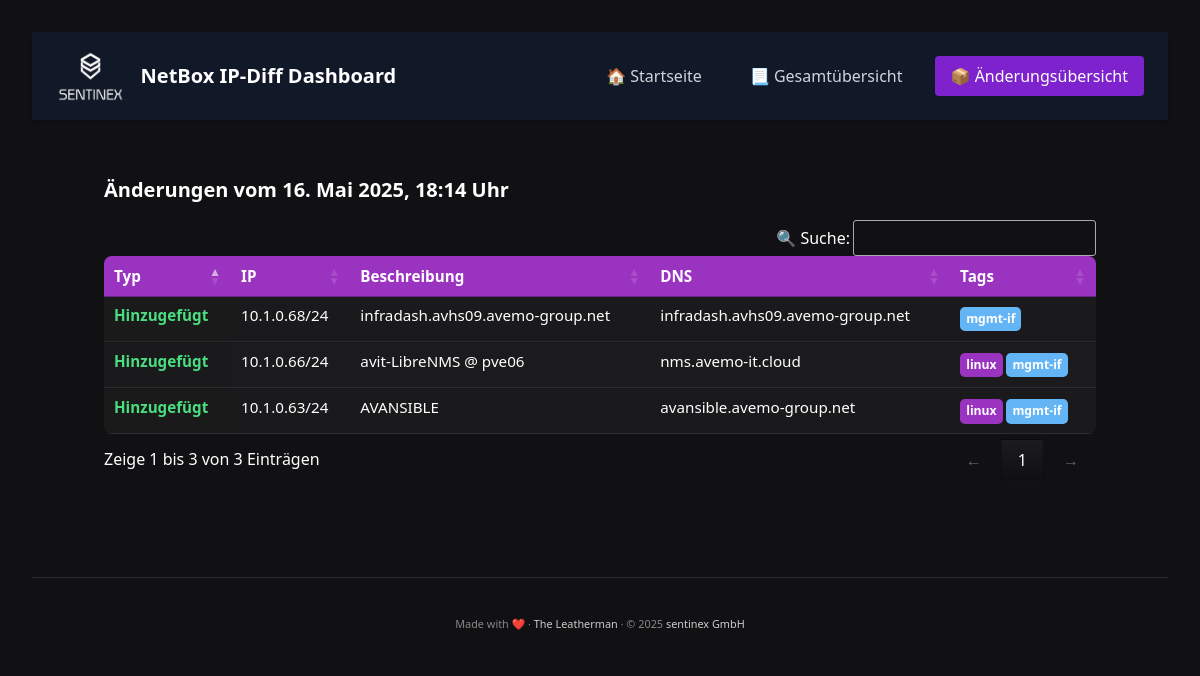
Page /diffs on the committed database.
### tables this page shows
CREATE TABLE ip_records (
    id INTEGER PRIMARY KEY AUTOINCREMENT,
    snapshot_date TEXT,
    ip TEXT,
    description TEXT,
    dns_name TEXT,
    tags TEXT
);

### app.py (the view)
@app.route("/diffs")
def diffs():
    dates = get_snapshot_dates()
    selected_date = request.args.get("date") or (dates[0] if dates else None)
    readable_date = format_datetime(selected_date)
    diff_data = get_diff_by_date(selected_date)
    return render_template("diffs.html", diff=diff_data, dates=dates, selected_date=selected_date, readable_date=readable_date, year=datetime.now().year, active_page="diffs")

### app.py (called while the page is built)
def get_snapshot_dates():
    conn = sqlite3.connect(DB_PATH)
    c = conn.cursor()
    c.execute("SELECT DISTINCT snapshot_date FROM ip_records ORDER BY snapshot_date DESC")
    dates = [r[0] for r in c.fetchall()]
    conn.close()
    return dates

def get_diff_by_date(date):
    conn = sqlite3.connect(DB_PATH)
    c = conn.cursor()
    c.execute("SELECT diff_json FROM ip_diffs WHERE compare_date = ?", (date,))
    result = c.fetchone()
    conn.close()
    return json.loads(result[0]) if result else {}

def format_datetime(iso_string):
    try:
        dt = datetime.fromisoformat(iso_string)
        return babel_format_datetime(dt, format="d. MMMM yyyy, HH:mm 'Uhr'", locale="de")
    except Exception:
        return iso_string  # Fallback bei Fehler

### templates/diffs.html (shortened to what this page needs)
{% extends "base.html" %}
{% block content %}
<div class="container mx-auto px-4 py-8">
  <h2 class="text-white text-xl font-bold mb-4">Änderungen vom {{ readable_date }}</h2>
  {% if not diff %}
    <p class="text-green-500">✅ Keine Änderungen seit dem letzten Snapshot.</p>
  {% else %}
    <table id="diff-table" class="display w-full text-sm">
      <thead>
        <tr>
          <th>Typ</th>
          <th>IP</th>
          <th>Beschreibung</th>
          <th>DNS</th>
          <th>Tags</th>
        </tr>
      </thead>
      <tbody>
        {% for ip, desc, dns, tags in diff.added %}
        <tr>
          <td class="text-green-400 font-bold">Hinzugefügt</td>
          <td>{{ ip }}</td>
          <td>{{ desc }}</td>
          <td>{{ dns }}</td>
          <td>{% for tag in tags %}<span class="tag tag-{{ tag | lower }}">{{ tag }}</span>{% endfor %}</td>
        </tr>
        {% endfor %}
      </tbody>
    </table>
    <link rel="stylesheet" href="https://cdn.datatables.net/1.13.6/css/jquery.dataTables.min.css">
    <link rel="stylesheet" href="https://cdn.datatables.net/buttons/2.4.1/css/buttons.dataTables.min.css">
  {% endif %}
</div>
{% endblock %}

### templates/base.html (shortened to what this page needs)
<!DOCTYPE html>
<html lang="de">
<head>
  <script src="https://cdn.tailwindcss.com"></script>
  <link rel="stylesheet" href="/static/sentinex.css">
</head>
<body>
  <header>
    <nav class="bg-gray-900 px-6 py-4 flex flex-wrap items-center justify-between shadow-md w-full">
    <div class="flex items-center space-x-4">
        <img src="/static/sentinex-s-w.png" alt="Sentinex Logo" class="h-10 sm:h-14">
        <span class="text-white text-lg sm:text-xl font-semibold">
        {{ title or "NetBox IP-Diff Dashboard" }}
        </span>
    </div>
    <div class="mt-3 sm:mt-0 flex space-x-4 text-sm sm:text-base">
        <a href="/" class="px-4 py-2 rounded transition {% if active_page == 'home' %}bg-purple-700 text-white{% else %}text-gray-300 hover:bg-purple-600 hover:text-white{% endif %}">🏠 Startseite</a>
        <a href="/snapshots" class="px-4 py-2 rounded transition {% if active_page == 'snapshots' %}bg-purple-700 text-white{% else %}text-gray-300 hover:bg-purple-600 hover:text-white{% endif %}">📃 Gesamtübersicht</a>
        <a href="/diffs" class="px-4 py-2 rounded transition {% if active_page == 'diffs' %}bg-purple-700 text-white{% else %}text-gray-300 hover:bg-purple-600 hover:text-white{% endif %}">📦 Änderungsübersicht</a>
    </div>
    </nav>
  </header>
  <main>
    {% block content %}{% endblock %}
  </main>
  <footer>
    <div style="text-align: center; margin-top: 2em; font-size: 0.8em; color: #888;">
      Made with ❤️ · <a href="https://git.avemo-it.cloud/theleatherman/">The Leatherman</a> · &copy; {{ year }} <a href="">sentinex GmbH</a>
    </div>
  </footer>
</body>
</html>

### static/sentinex.css (style rules this page uses)
body { font-family: "Segoe UI", Roboto, sans-serif; background-color: #111113; color: #f3f3f3; margin: 0; padding: 2rem; }
.container { max-width: 1200px; margin: 0 auto; padding-bottom: 4rem; }
header { display: flex; align-items: center; gap: 1rem; margin-bottom: 1.5rem; }
table.dataTable { background-color: #1b1b1d; color: white; border-collapse: collapse; width: 100%; font-size: 0.95rem; border-radius: 8px; overflow: hidden; }
table.dataTable thead th { background-color: #9B33C1; color: white; border: none; padding: 0.75rem; text-align: left; }
table.dataTable tbody td { padding: 0.6rem; border-bottom: 1px solid #2c2c2e; vertical-align: top; }
.tag { display: inline-block; background-color: #9B33C1; color: white; font-size: 0.75rem; font-weight: 600; padding: 0.25rem 0.6rem; border-radius: 999px; margin: 0.1rem 0.2rem 0.1rem 0; transition: background 0.3s ease; }
footer { margin-top: 4rem; padding: 1rem 0; border-top: 1px solid #2c2c2e; text-align: center; font-size: 0.85rem; color: #888; }
footer a { color: #ccc; text-decoration: none; transition: color 0.2s; }

### templates/diffs.html (style rules this page uses)
.tag { display: inline-block; color: #fff; padding: 0.2em 0.5em; border-radius: 0.4em; font-size: 0.8em; margin-right: 0.3em; }
.tag-mgmt-if { background-color: #64b5f6; }

### rows in the picture
ip_records: ip "10.1.0.68/24", desc "infradash.avhs09.avemo-group.net", dns "infradash.avhs09.avemo-group.net", tags "mgmt-if"
ip_records: ip "10.1.0.66/24", description "avit-LibreNMS @ pve06", dns_name "nms.avemo-it.cloud", tags "linux" "mgmt-if"
ip_records: ip "10.1.0.63/24", description "AVANSIBLE", dns_name "avansible.avemo-group.net", tags "linux" "mgmt-if"

### other values in the picture
{{ title or "NetBox IP-Diff Dashboard" }} "NetBox IP-Diff Dashboard"
{{ readable_date }} "16. Mai 2025, 18:14 Uhr"
